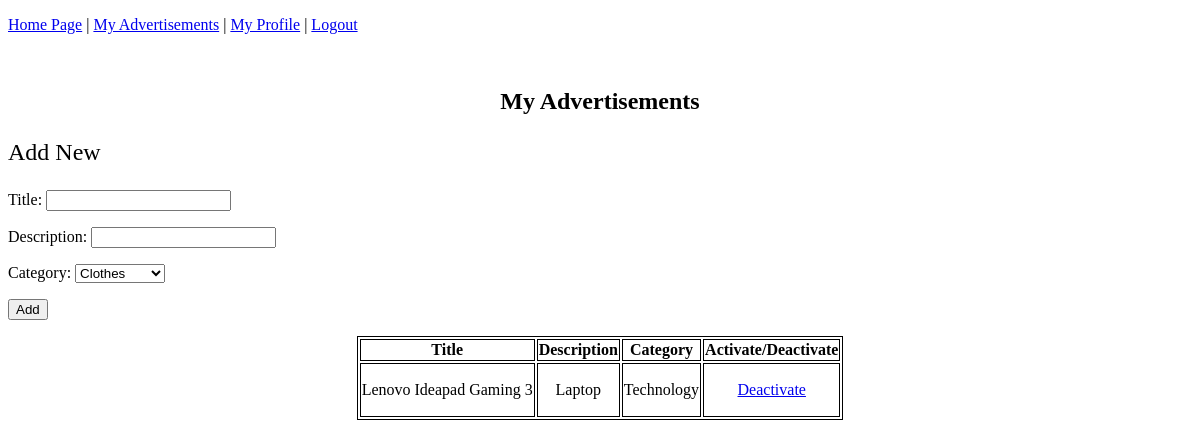
The app's page /user_advertisements (signed in) with its own data.
### tables this page shows
CREATE TABLE Advertisement(aid INTEGER PRIMARY KEY AUTOINCREMENT,title TEXT,description TEXT,isactive BOOLEAN,username TEXT,cid INTEGER,FOREIGN KEY (cid) REFERENCES Category(cid),FOREIGN KEY (username) REFERENCES User(username));

CREATE TABLE Category(cid INTEGER PRIMARY KEY,cname TEXT);

### app.py (the view)
@app.route('/user_advertisements')
def user_advertisements():
    if "username" in session:
        conn = sqlite3.connect(db_name)
        c = conn.cursor()
        c.execute("SELECT * FROM Advertisement WHERE username=?", (session["username"],))
        advertisements = c.fetchall()
        conn.close()
        categories = get_categories()
        categories_dict = dict(categories)
        for i in range(len(advertisements)):
            adv = list(advertisements[i])
            adv[5] = categories_dict[adv[5]]
            advertisements[i] = tuple(adv)
        return render_template("user_advertisements.html", categories=categories, advertisements=advertisements)
    else:
        return render_template("user_advertisements.html")

### app.py (called while the page is built)
def get_categories():
    conn = sqlite3.connect(db_name)
    c = conn.cursor()
    c.execute("SELECT * FROM Category")
    categories = c.fetchall()
    conn.close()
    return categories

### templates/user_advertisements.html (shortened to what this page needs)
{% extends 'base.html' %}
{% block header %}
    <h1 class="center">{% block title %}My Advertisements{% endblock %}</h1>
{% endblock %}
{% block content %}
    {% if session['username'] %}
        <div>
            <p class="big">Add New</p>
            <form name="adv_form" action="/add_advertisement" method = "POST">
                <p>Title: <input type="text" name="title" required/></p>
                <p>Description: <input type="text" name="description" required/></p>
                <p>Category:
                    <select name="category" required>
                        {% for category in categories %}
                            <option value="{{ category[0] }}">{{ category[1] }}</option>
                        {% endfor %}
                    </select>
                </p>
                <p><input type="submit" value="Add">
            </form>
        </div>
        <div class="center">
            <table class="center">
                <tr class="bold">
                    <th>Title</th>
                    <th>Description</th>
                    <th>Category</th>
                    <th>Activate/Deactivate</th>
                </tr>
                {% if advertisements %}
                    {% for advertisement in advertisements %}
                        <tr>
                            <td>{{ advertisement[1] }}</td>
                            <td>{{ advertisement[2] }}</td>
                            <td>{{ advertisement[5] }}</td>
                            <td>
                                {% if advertisement[3] %}
                                    <p><a href="javascript:submitForm('deactivate_adv')">Deactivate</a></p>
                                {% else %}
                                    <p><a href="javascript:submitForm('activate_adv')">Activate</a></p>
                                    <form name="activate_adv" action="/activate_advertisement" method="POST">
                                        <input type="hidden" name="aid" value="{{ advertisement[0] }}">
                                    </form>
                                {% endif %}
                            </td>
                        </tr>
                    {% endfor %}
                {% endif %}
            </table>
        </div>
    {% else %}
        <p class="error">User is not logged in.</p>
        <p>Please go back to <a href="/index">Homepage</a> to login first, or register <a href="/register">here</a></p>
    {% endif %}
{% endblock %}

### static/mystyle.css (style rules this page uses)
body { background-color: white; }
h1,p { color: black; }
table, th, td { border: 1px solid black; }
.center { text-align: center; margin-left: auto; margin-right: auto; }
.big { font-size: 1.5em; }
.bold { font-weight: bold; }

### records on screen
Advertisement: title "Lenovo Ideapad Gaming 3", description "Laptop"
Category: cname "Technology"

### other values on screen
form field category "Clothes"
